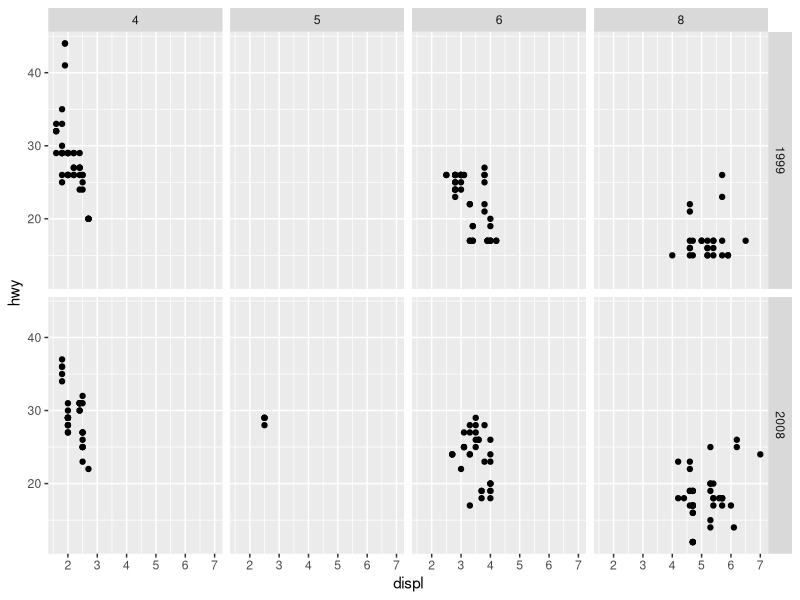
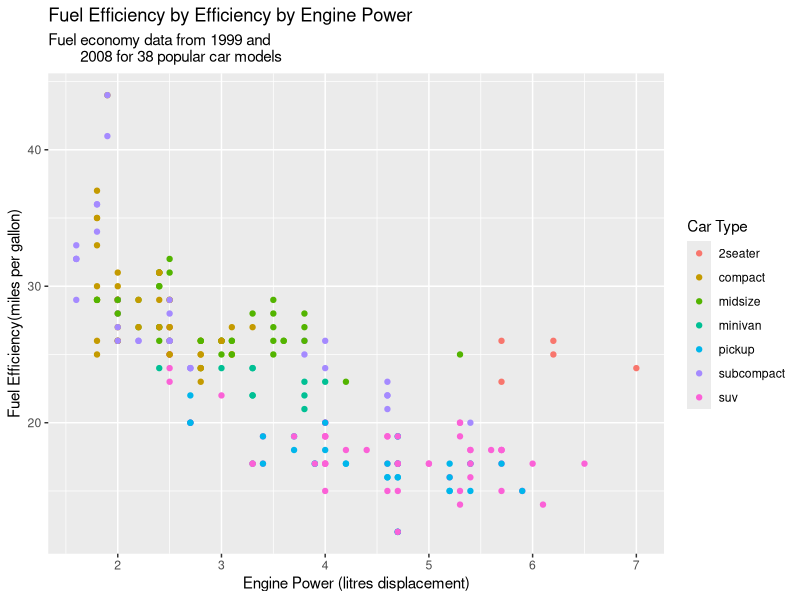
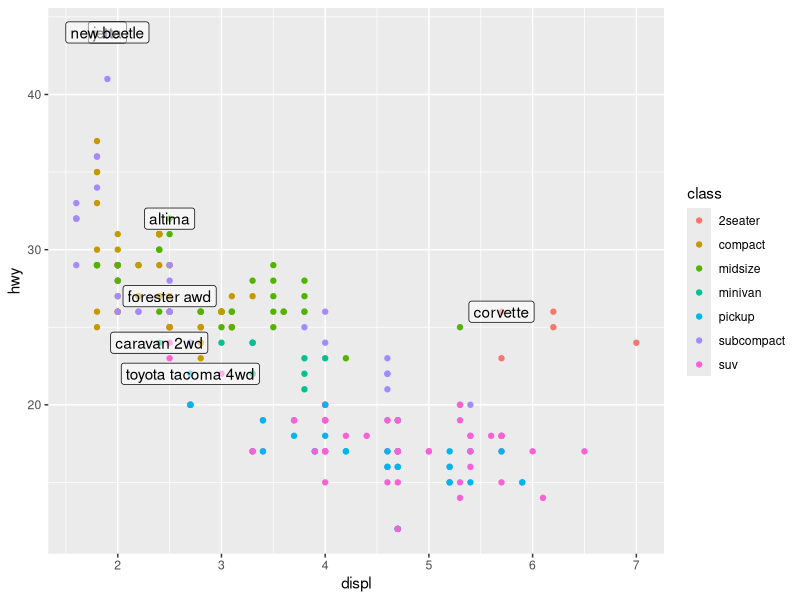
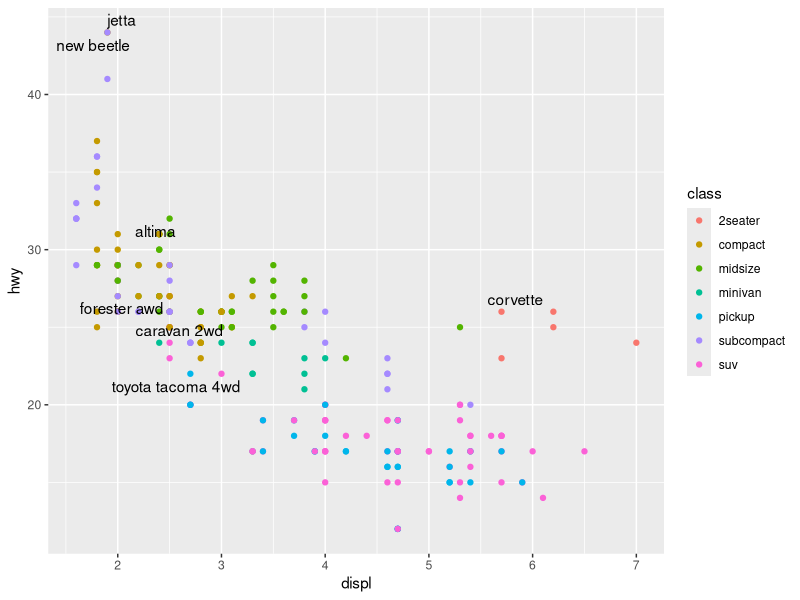

These charts were generated, in order, by the following R code:
library(ggplot2)

ggplot(mpg, aes(displ, hwy)) +
    geom_point() +
    facet_grid(year ~ cyl)

ggplot(mpg, aes(x = displ, y = hwy, color = class)) +
    geom_point() +
    labs(
        title = "Fuel Efficiency by Efficiency by Engine Power",
        subtitle = "Fuel economy data from 1999 and
        2008 for 38 popular car models",
        x = "Engine Power (litres displacement)",
        y = "Fuel Efficiency(miles per gallon)", color = "Car Type"
    )

library(dplyr)
best_in_class <- mpg %>%
    group_by(class) %>%
    filter(row_number(desc(hwy)) == 1)
ggplot(mpg, aes(displ, hwy)) +
    geom_point(aes(color = class)) +
    geom_label(data = best_in_class, aes(label = model), alpha = 0.5)

library(ggrepel)
ggplot(mpg, aes(displ, hwy)) +
    geom_point(aes(color = class)) +
    geom_text_repel(data = best_in_class, aes(label = model))